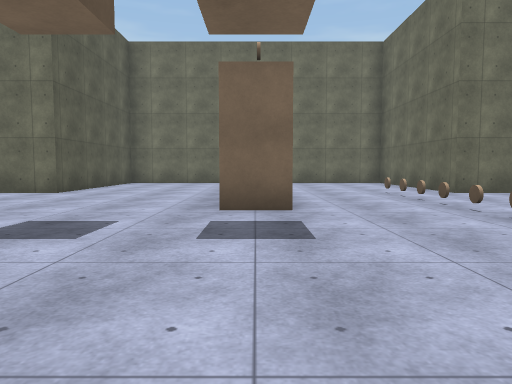
View 1 (above)

16 first-person views from a walk through a 3-D level made in the Unity game engine. The camera is 1.2 m above the floor, tilts 4° down and sees 70° across. The floor is counted in squares, 2 m on a side. Each view is taken from the middle of a square. On the plan, view 1 faces up. The plan holds only what a view shows up to about 10 squares ahead; the rest is blank. The place goes on beyond the plan. The player character is not drawn. Some animated figures are not drawn. Surface patterns are stand-ins for the level's own textures.

View 2
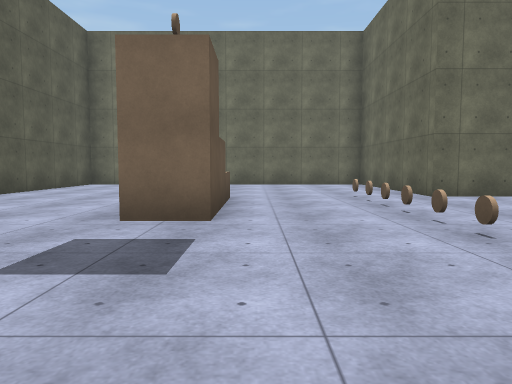

View 3
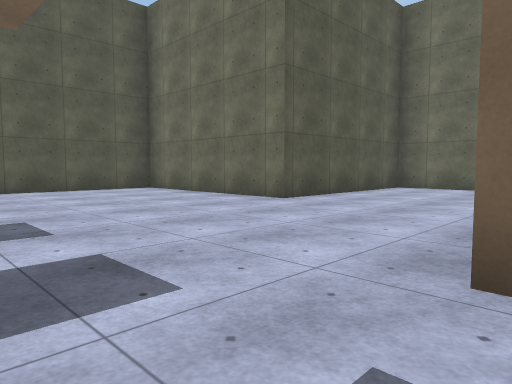

View 4
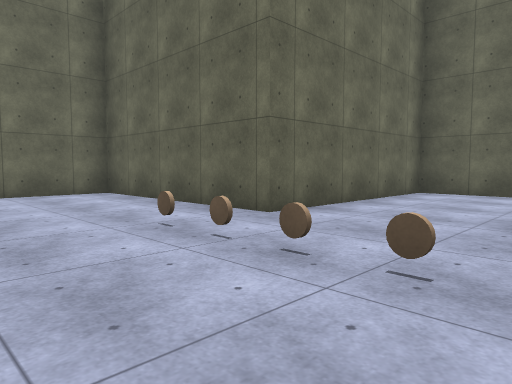

View 5
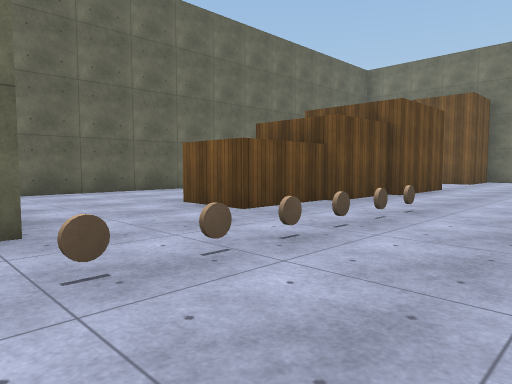

View 6
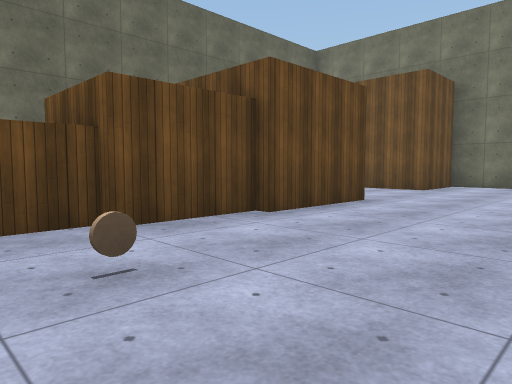

View 7
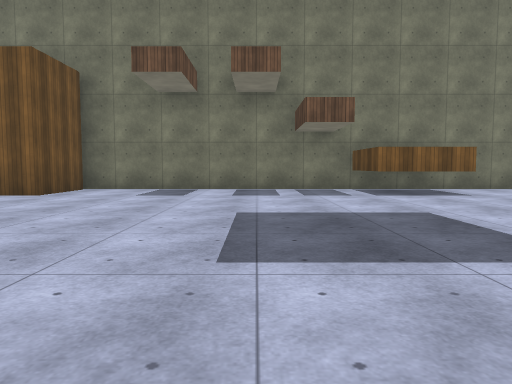

View 8
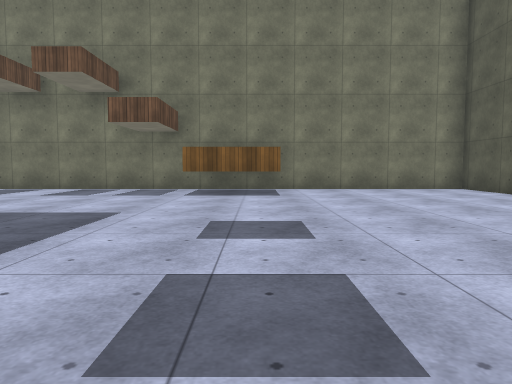

View 9
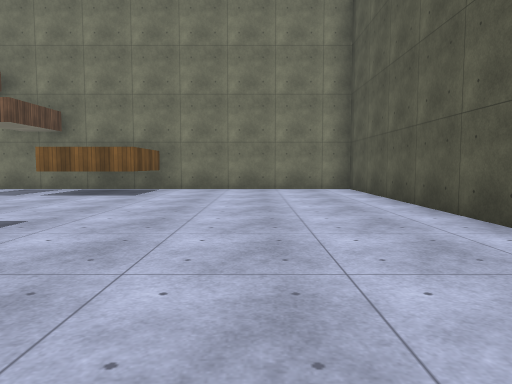

View 10
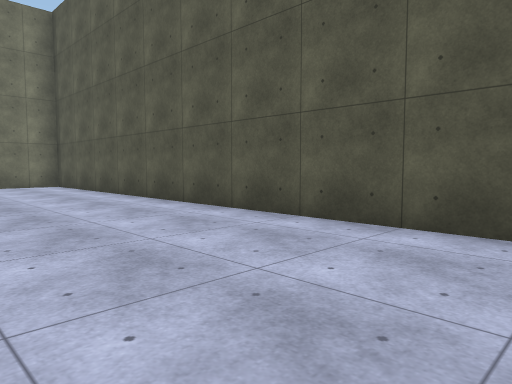

View 11
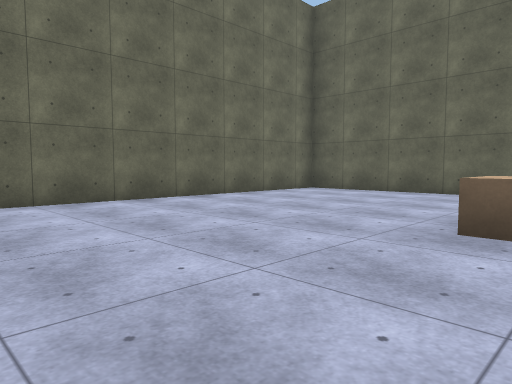

View 12
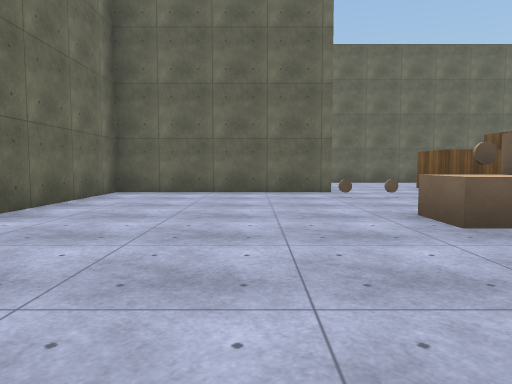

View 13
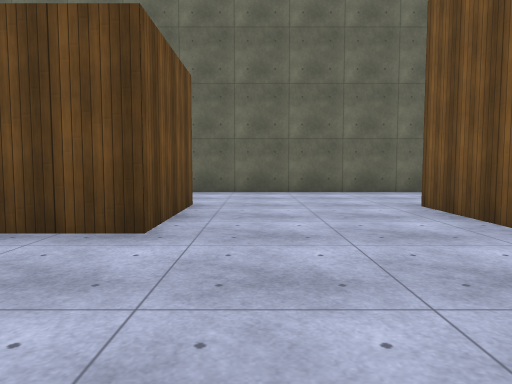

View 14
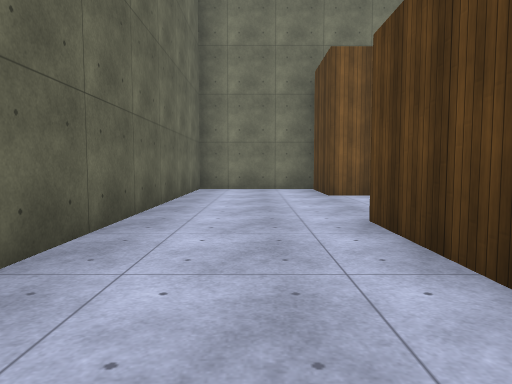

View 15
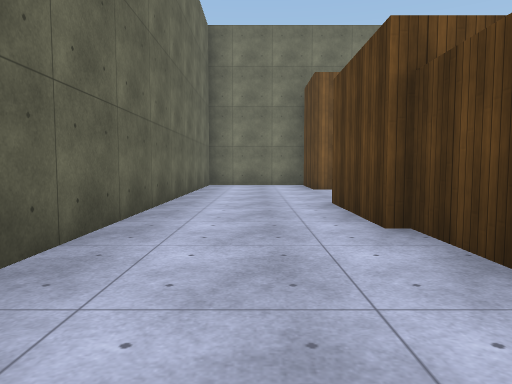

View 16
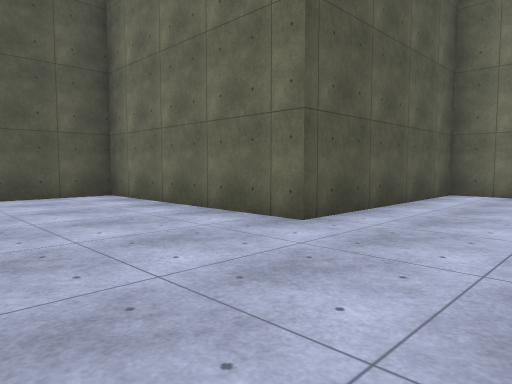

### Floor plan
Points are (right, up) in squares from view 1. A wall is a line through its corners. A room is listed if a view was taken in it or the views show most of it. See-through windows are left out.
Room 1 (views 1, 2, 3, 4, 5, 6, 7, 8, 9, 10, 11, 12, 13, 14, 15, 16)
walls: (4.7, 3.4) (4.7, 5.5) (6.2, 5.5); (4.5, 1.4) (4.5, 3.5); (6.5, 3) (6.5, 1.5); (6.7, 1.5) (6.7, -1) (4.2, -1) (4.2, 1.5); (-4.5, 8.3) (-9.5, 8.3) (-9.5, -6.7) (4.5, -6.7) (4.5, -4.5) (6.5, -4.5) (6.5, -6.7) (9.5, -6.7) (9.5, 8.3) (4.5, 8.3) (4.5, 13.2) (-4.5, 13.2) (-4.5, 8.3); (-4.5, -6.5) (-4.5, -4.5) (-2.5, -4.5) (-2.5, -6.5)
objects: block (0, 5); cube (0, 6); other object (0, 7); block (0, 8); other object (3, 4); other object (3, 5); other object (3, 6); other object (3, 7); other object (3, 8)

Where each view was taken, in squares from view 1:
view 1: 0 up, 0 right, facing up
view 2: 1 up, 1 right, facing up
view 3: 3 up, 0 right, facing up-left
view 4: 5 up, 1 right, facing up-right
view 5: 9 up, 1 right, facing down-right
view 6: 5 up, 1 right, facing down-right
view 7: 3 up, 0 right, facing down
view 8: 3 up, 4 left, facing down
view 9: 3 up, 7 left, facing down
view 10: 5 up, 6 left, facing down-left
view 11: 7 up, 4 left, facing up-right
view 12: 10 up, 4 left, facing right
view 13: 2 down, 1 right, facing right
view 14: 3 up, 8 right, facing down
view 15: 5 up, 8 right, facing down
view 16: 5 up, 2 left, facing up-left
